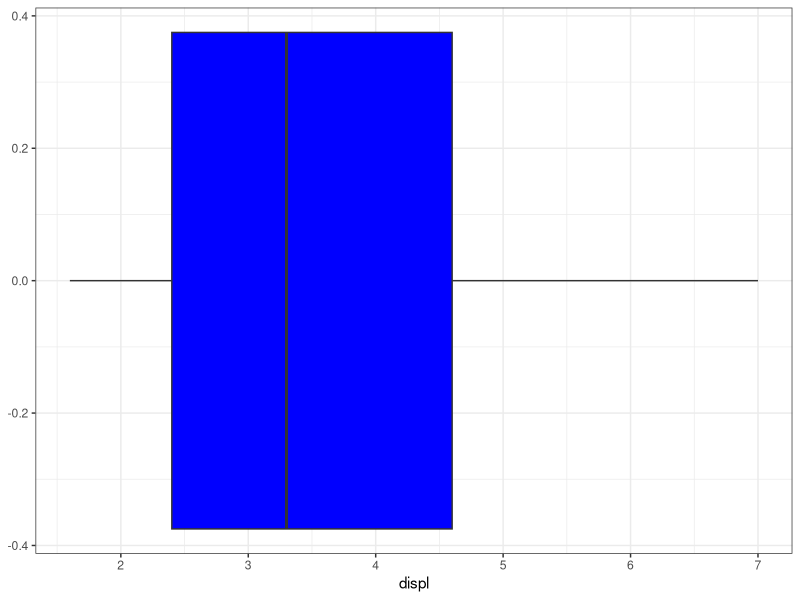

This chart was generated by the following R code:
# Spencer Grewe

# The data source is the mpg data table

library(tidyverse)
theme_set(theme_bw())
head(mpg)
summary(mpg$displ)
ggplot(data = mpg) + 
  geom_boxplot(aes(x = displ), fill = "blue")
